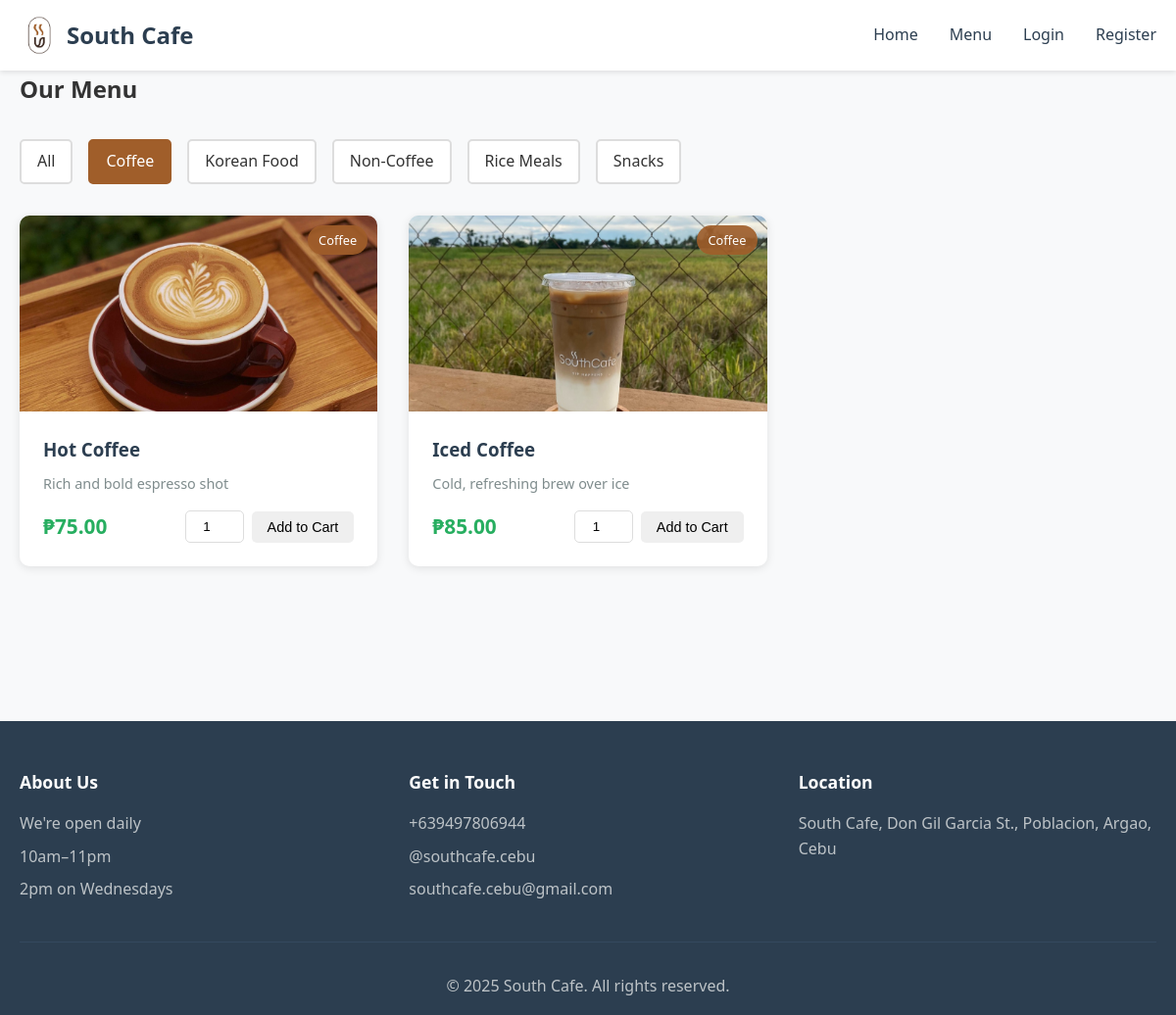
The app's page /menu.php?category=1 with its own data.
### tables this page shows
CREATE TABLE IF NOT EXISTS categories (
    id INT AUTO_INCREMENT PRIMARY KEY,
    name VARCHAR(50) NOT NULL,
    description TEXT
);

CREATE TABLE IF NOT EXISTS products (
    id INT AUTO_INCREMENT PRIMARY KEY,
    name VARCHAR(100) NOT NULL,
    description TEXT,
    price DECIMAL(10, 2) NOT NULL,
    category_id INT,
    image VARCHAR(255),
    available BOOLEAN DEFAULT TRUE,
    created_at TIMESTAMP DEFAULT CURRENT_TIMESTAMP,
    FOREIGN KEY (category_id) REFERENCES categories(id)
);

### menu.php (the view, shortened to what this page needs)
<?php
require_once 'config.php';
$categories_query = "SELECT * FROM categories ORDER BY name";
$categories_result = mysqli_query($conn, $categories_query);
$categories = mysqli_fetch_all($categories_result, MYSQLI_ASSOC);
$category_filter = isset($_GET['category']) ? (int)$_GET['category'] : 0;
if ($category_filter > 0) {
    $products_query = "SELECT p.*, c.name as category_name FROM products p
                       LEFT JOIN categories c ON p.category_id = c.id
                       WHERE p.available = 1 AND p.category_id = ?
                       ORDER BY p.name";
    $stmt = mysqli_prepare($conn, $products_query);
    mysqli_stmt_bind_param($stmt, "i", $category_filter);
    mysqli_stmt_execute($stmt);
    $products_result = mysqli_stmt_get_result($stmt);
} else {
    $products_query = "SELECT p.*, c.name as category_name FROM products p
                       LEFT JOIN categories c ON p.category_id = c.id
                       WHERE p.available = 1
                       ORDER BY c.name, p.name";
    $products_result = mysqli_query($conn, $products_query);
}
$products = mysqli_fetch_all($products_result, MYSQLI_ASSOC);
include 'includes/header.php';
?>
<div class="container">
    <h2>Our Menu</h2>
    <div class="filter-section">
        <a href="menu.php" class="filter-btn <?php echo $category_filter == 0 ? 'active' : ''; ?>">All</a>
        <?php foreach ($categories as $category): ?>
            <a href="menu.php?category=<?php echo $category['id']; ?>"
               class="filter-btn <?php echo $category_filter == $category['id'] ? 'active' : ''; ?>">
                <?php echo htmlspecialchars($category['name']); ?>
            </a>
        <?php endforeach; ?>
    </div>
    <div class="product-grid">
        <?php if (count($products) > 0): ?>
            <?php foreach ($products as $product): ?>
                <div class="product-card">
                    <div class="product-image">
                        <img src="images/<?php echo htmlspecialchars($product['image']); ?>"
                             alt="<?php echo htmlspecialchars($product['name']); ?>"
                             onerror="this.src='images/placeholder.jpg'">
                        <span class="category-badge"><?php echo htmlspecialchars($product['category_name']); ?></span>
                    </div>
                    <div class="product-info">
                        <h3><?php echo htmlspecialchars($product['name']); ?></h3>
                        <p class="product-description"><?php echo htmlspecialchars($product['description']); ?></p>
                        <div class="product-footer">
                            <span class="price">₱<?php echo number_format($product['price'], 2); ?></span>
                            <form method="POST" action="menu.php" class="add-to-cart-form">
                                <input type="number" name="quantity" value="1" min="1" max="99" class="quantity-input">
                                <button type="submit" name="add_to_cart" class="btn btn-small">Add to Cart</button>
                            </form>
                        </div>
                    </div>
                </div>
            <?php endforeach; ?>
        <?php else: ?>
            <p class="no-products">No products found in this category.</p>
        <?php endif; ?>
    </div>
</div>
<?php include 'includes/footer.php'; ?>

### style.css (style rules this page uses)
* { margin: 0; padding: 0; box-sizing: border-box; }
body { font-family: 'Segoe UI', Tahoma, Geneva, Verdana, sans-serif; line-height: 1.6; color: #333; background-color: #f8f9fa; }
.container { max-width: 1200px; margin: 0 auto; padding: 0 20px; }
.btn { display: inline-block; padding: 0.75rem 1.5rem; border: none; border-radius: 5px; cursor: pointer; text-decoration: none; transition: all 0.3s; font-size: 1rem; }
.btn-small { padding: 0.5rem 1rem; font-size: 0.9rem; }
.product-grid { display: grid; grid-template-columns: repeat(auto-fill, minmax(280px, 1fr)); gap: 2rem; margin: 2rem 0; }
.product-card { background: white; border-radius: 10px; overflow: hidden; box-shadow: 0 2px 10px rgba(0,0,0,0.1); transition: transform 0.3s; }
.product-image { position: relative; height: 200px; overflow: hidden; background-color: #ecf0f1; }
.product-image img { width: 100%; height: 100%; object-fit: cover; }
.category-badge { position: absolute; top: 10px; right: 10px; background-color: rgba(160, 94, 42, 0.9); color: white; padding: 0.3rem 0.7rem; border-radius: 20px; font-size: 0.8rem; }
.product-info { padding: 1.5rem; }
.product-info h3 { margin-bottom: 0.5rem; color: #2c3e50; }
.product-description { color: #7f8c8d; font-size: 0.9rem; margin-bottom: 1rem; }
.product-footer { display: flex; justify-content: space-between; align-items: center; margin-top: 1rem; }
.price { font-size: 1.3rem; font-weight: bold; color: #27ae60; }
.filter-section { display: flex; gap: 1rem; margin: 2rem 0; flex-wrap: wrap; }
.filter-btn { padding: 0.5rem 1rem; background-color: white; border: 2px solid #ddd; border-radius: 5px; text-decoration: none; color: #333; transition: all 0.3s; }
.filter-btn:hover, .filter-btn.active { background-color: #A05E2A; color: white; border-color: #A05E2A; }
.add-to-cart-form { display: flex; gap: 0.5rem; align-items: center; }
.quantity-input { width: 60px; padding: 0.5rem; border: 1px solid #ddd; border-radius: 5px; text-align: center; }

### records on screen
categories: name "Coffee"
categories: name "Korean Food"
categories: name "Non-Coffee"
categories: name "Rice Meals"
categories: name "Snacks"
products: image (picture), category.name "Coffee", name "Hot Coffee", description "Rich and bold espresso shot", price "75.00"
products: image (picture), category.name "Coffee", name "Iced Coffee", description "Cold, refreshing brew over ice", price "85.00"
